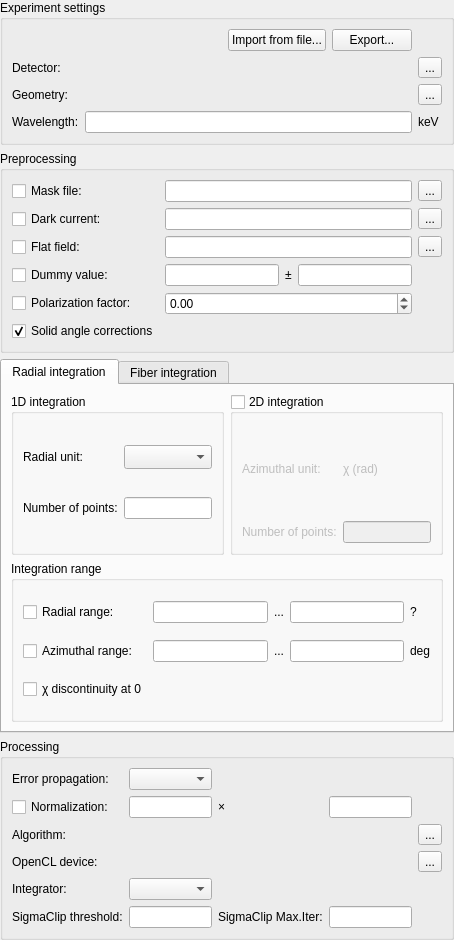
<?xml version="1.0" encoding="UTF-8"?>
<ui version="4.0">
 <class>Form</class>
 <widget class="QWidget" name="Form">
  <property name="geometry">
   <rect>
    <x>0</x>
    <y>0</y>
    <width>454</width>
    <height>940</height>
   </rect>
  </property>
  <layout class="QVBoxLayout" name="verticalLayout">
   <property name="margin">
    <number>0</number>
   </property>
   <item>
    <widget class="QGroupBox" name="groupBox">
     <property name="title">
      <string>Experiment settings</string>
     </property>
     <layout class="QGridLayout" name="gridLayout" rowstretch="0,0,0,0" columnstretch="0,1,0">
      <item row="2" column="0">
       <widget class="QLabel" name="label_7">
        <property name="text">
         <string>Geometry:</string>
        </property>
       </widget>
      </item>
      <item row="1" column="2">
       <widget class="QToolButton" name="load_detector">
        <property name="toolTip">
         <string>select spline file graphically</string>
        </property>
        <property name="text">
         <string>...</string>
        </property>
       </widget>
      </item>
      <item row="1" column="0">
       <widget class="QLabel" name="label_5">
        <property name="text">
         <string>Detector:</string>
        </property>
       </widget>
      </item>
      <item row="0" column="0" colspan="2">
       <widget class="QWidget" name="widget" native="true">
        <layout class="QHBoxLayout" name="horizontalLayout">
         <property name="margin">
          <number>0</number>
         </property>
         <item>
          <spacer name="horizontalSpacer">
           <property name="orientation">
            <enum>Qt::Horizontal</enum>
           </property>
           <property name="sizeHint" stdset="0">
            <size>
             <width>40</width>
             <height>20</height>
            </size>
           </property>
          </spacer>
         </item>
         <item>
          <widget class="QPushButton" name="file_import">
           <property name="enabled">
            <bool>true</bool>
           </property>
           <property name="sizePolicy">
            <sizepolicy hsizetype="Fixed" vsizetype="Fixed">
             <horstretch>0</horstretch>
             <verstretch>0</verstretch>
            </sizepolicy>
           </property>
           <property name="text">
            <string>Import from file...</string>
           </property>
          </widget>
         </item>
         <item>
          <widget class="QPushButton" name="poni_save">
           <property name="enabled">
            <bool>true</bool>
           </property>
           <property name="sizePolicy">
            <sizepolicy hsizetype="Fixed" vsizetype="Fixed">
             <horstretch>0</horstretch>
             <verstretch>0</verstretch>
            </sizepolicy>
           </property>
           <property name="text">
            <string>Export...</string>
           </property>
          </widget>
         </item>
        </layout>
       </widget>
      </item>
      <item row="2" column="2">
       <widget class="QToolButton" name="show_geometry">
        <property name="toolTip">
         <string>Display the geometry with different conventions</string>
        </property>
        <property name="text">
         <string>...</string>
        </property>
       </widget>
      </item>
      <item row="2" column="1">
       <widget class="GeometryLabel" name="geometry_label">
        <property name="alignment">
         <set>Qt::AlignRight|Qt::AlignTrailing|Qt::AlignVCenter</set>
        </property>
       </widget>
      </item>
      <item row="1" column="1">
       <widget class="DetectorLabel" name="detector_label">
        <property name="text">
         <string/>
        </property>
        <property name="alignment">
         <set>Qt::AlignRight|Qt::AlignTrailing|Qt::AlignVCenter</set>
        </property>
        <property name="textInteractionFlags">
         <set>Qt::LinksAccessibleByMouse|Qt::TextSelectableByMouse</set>
        </property>
       </widget>
      </item>
      <item row="3" column="2">
       <widget class="UnitLabel" name="wavelengthUnit">
        <property name="text">
         <string>keV</string>
        </property>
       </widget>
      </item>
      <item row="3" column="0">
       <widget class="QLabel" name="label_8">
        <property name="text">
         <string>Wavelength:</string>
        </property>
       </widget>
      </item>
      <item row="3" column="1">
       <widget class="QuantityEdit" name="wavelengthEdit">
        <property name="toolTip">
         <string>File containing the image of the mask</string>
        </property>
        <property name="alignment">
         <set>Qt::AlignRight|Qt::AlignTrailing|Qt::AlignVCenter</set>
        </property>
       </widget>
      </item>
     </layout>
    </widget>
   </item>
   <item>
    <widget class="QGroupBox" name="groupBox_2">
     <property name="title">
      <string>Preprocessing</string>
     </property>
     <layout class="QGridLayout" name="gridLayout_3">
      <item row="4" column="0">
       <widget class="QCheckBox" name="do_polarization">
        <property name="toolTip">
         <string>Perform polarization corrections</string>
        </property>
        <property name="text">
         <string>Polarization factor:</string>
        </property>
       </widget>
      </item>
      <item row="3" column="0">
       <widget class="QCheckBox" name="do_dummy">
        <property name="toolTip">
         <string>Perform dynamic masking</string>
        </property>
        <property name="statusTip">
         <string/>
        </property>
        <property name="text">
         <string>Dummy value:</string>
        </property>
       </widget>
      </item>
      <item row="0" column="0">
       <widget class="QCheckBox" name="do_mask">
        <property name="toolTip">
         <string>Mask-out pixels</string>
        </property>
        <property name="text">
         <string>Mask file:</string>
        </property>
       </widget>
      </item>
      <item row="3" column="1">
       <widget class="QLineEdit" name="val_dummy">
        <property name="toolTip">
         <string>Dummy value for dynamic masking</string>
        </property>
       </widget>
      </item>
      <item row="2" column="1" colspan="3">
       <widget class="FileEdit" name="flat_field">
        <property name="toolTip">
         <string>File containing the flat-field image</string>
        </property>
       </widget>
      </item>
      <item row="3" column="2">
       <widget class="QLabel" name="label">
        <property name="text">
         <string>±</string>
        </property>
       </widget>
      </item>
      <item row="1" column="4">
       <widget class="LoadImageToolButton" name="file_dark_current">
        <property name="toolTip">
         <string>Select a dark current file</string>
        </property>
        <property name="text">
         <string>...</string>
        </property>
       </widget>
      </item>
      <item row="2" column="4">
       <widget class="LoadImageToolButton" name="file_flat_field">
        <property name="toolTip">
         <string>Select a flat field file</string>
        </property>
        <property name="text">
         <string>...</string>
        </property>
       </widget>
      </item>
      <item row="2" column="0">
       <widget class="QCheckBox" name="do_flat">
        <property name="toolTip">
         <string>Perform flat field corrrections</string>
        </property>
        <property name="text">
         <string>Flat field:</string>
        </property>
       </widget>
      </item>
      <item row="1" column="0">
       <widget class="QCheckBox" name="do_dark">
        <property name="toolTip">
         <string>Perform dark current subtraction</string>
        </property>
        <property name="text">
         <string>Dark current:</string>
        </property>
       </widget>
      </item>
      <item row="0" column="4">
       <widget class="LoadImageToolButton" name="file_mask_file">
        <property name="toolTip">
         <string>Select a mask file</string>
        </property>
        <property name="text">
         <string>...</string>
        </property>
       </widget>
      </item>
      <item row="0" column="1" colspan="3">
       <widget class="FileEdit" name="mask_file">
        <property name="toolTip">
         <string>File containing the image of the mask</string>
        </property>
       </widget>
      </item>
      <item row="1" column="1" colspan="3">
       <widget class="FileEdit" name="dark_current">
        <property name="toolTip">
         <string>File containing the dark image</string>
        </property>
       </widget>
      </item>
      <item row="3" column="3">
       <widget class="QLineEdit" name="delta_dummy">
        <property name="toolTip">
         <string>Precision for dummy value</string>
        </property>
       </widget>
      </item>
      <item row="4" column="1" colspan="3">
       <widget class="QDoubleSpinBox" name="polarization_factor">
        <property name="toolTip">
         <string>Between 1 (Horizontal) and -1 (Vertical polarization), 0.9 is a good guess.</string>
        </property>
        <property name="minimum">
         <double>-1.000000000000000</double>
        </property>
        <property name="maximum">
         <double>1.000000000000000</double>
        </property>
        <property name="singleStep">
         <double>0.050000000000000</double>
        </property>
       </widget>
      </item>
      <item row="5" column="0">
       <widget class="QCheckBox" name="do_solid_angle">
        <property name="toolTip">
         <string>Correct solid angle effects</string>
        </property>
        <property name="text">
         <string>Solid angle corrections</string>
        </property>
        <property name="checked">
         <bool>true</bool>
        </property>
       </widget>
      </item>
     </layout>
    </widget>
   </item>
   <item>
    <widget class="QWidget" name="widget_2" native="true">
     <layout class="QHBoxLayout" name="horizontalLayout_2">
      <property name="margin">
       <number>0</number>
      </property>
      <item>
       <widget class="QTabWidget" name="tabWidget">
        <widget class="QWidget" name="tab_radial">
         <attribute name="title">
          <string>Radial integration</string>
         </attribute>
         <layout class="QVBoxLayout" name="radial_vbox">
          <item>
           <layout class="QHBoxLayout" name="radial_hbox_1">
            <item>
             <widget class="QGroupBox" name="do_1D">
              <property name="title">
               <string>1D integration</string>
              </property>
              <layout class="QGridLayout" name="gridLayout_8">
               <item row="2" column="0">
                <widget class="QLabel" name="label_21">
                 <property name="text">
                  <string>Number of points:</string>
                 </property>
                </widget>
               </item>
               <item row="2" column="1">
                <widget class="QLineEdit" name="nbpt_rad"/>
               </item>
               <item row="1" column="0">
                <widget class="QLabel" name="label_12">
                 <property name="text">
                  <string>Radial unit:</string>
                 </property>
                </widget>
               </item>
               <item row="1" column="1">
                <widget class="UnitSelector" name="radial_unit">
                 <property name="sizeAdjustPolicy">
                  <enum>QComboBox::AdjustToMinimumContentsLengthWithIcon</enum>
                 </property>
                </widget>
               </item>
              </layout>
             </widget>
            </item>
            <item>
             <widget class="QGroupBox" name="do_2D">
              <property name="title">
               <string>2D integration</string>
              </property>
              <property name="checkable">
               <bool>true</bool>
              </property>
              <property name="checked">
               <bool>false</bool>
              </property>
              <layout class="QGridLayout" name="gridLayout_7">
               <item row="1" column="0">
                <widget class="QLabel" name="label_20">
                 <property name="text">
                  <string>Number of points:</string>
                 </property>
                </widget>
               </item>
               <item row="0" column="0">
                <widget class="QLabel" name="label_17">
                 <property name="text">
                  <string>Azimuthal unit:</string>
                 </property>
                </widget>
               </item>
               <item row="1" column="1">
                <widget class="QLineEdit" name="nbpt_azim"/>
               </item>
               <item row="0" column="1">
                <widget class="QLabel" name="azimuthal_unit">
                 <property name="text">
                  <string>χ (rad)</string>
                 </property>
                </widget>
               </item>
              </layout>
             </widget>
            </item>
           </layout>
          </item>
          <item>
           <layout class="QHBoxLayout" name="radial_hbox_2">
            <item>
             <widget class="QGroupBox" name="groupBox_5">
              <property name="title">
               <string>Integration range</string>
              </property>
              <layout class="QGridLayout" name="gridLayout_4">
               <item row="2" column="2">
                <widget class="QLabel" name="label_9">
                 <property name="text">
                  <string>...</string>
                 </property>
                </widget>
               </item>
               <item row="2" column="3">
                <widget class="QLineEdit" name="radial_range_max">
                 <property name="toolTip">
                  <string>upper radial bound</string>
                 </property>
                </widget>
               </item>
               <item row="2" column="0">
                <widget class="QCheckBox" name="do_radial_range">
                 <property name="toolTip">
                  <string>Limit/Force the radial range</string>
                 </property>
                 <property name="text">
                  <string>Radial range:</string>
                 </property>
                </widget>
               </item>
               <item row="2" column="1">
                <widget class="QLineEdit" name="radial_range_min">
                 <property name="toolTip">
                  <string>Lower radial bound</string>
                 </property>
                </widget>
               </item>
               <item row="2" column="4">
                <widget class="QLabel" name="_radialRangeUnit">
                 <property name="text">
                  <string>?</string>
                 </property>
                </widget>
               </item>
               <item row="4" column="0">
                <widget class="QCheckBox" name="chi_discontinuity_at_0">
                 <property name="toolTip">
                  <string>if unset, the discontinuity is at 180°</string>
                 </property>
                 <property name="text">
                  <string>χ discontinuity at 0</string>
                 </property>
                </widget>
               </item>
               <item row="3" column="0">
                <widget class="QCheckBox" name="do_azimuthal_range">
                 <property name="toolTip">
                  <string>Limit/force the azimuthal range</string>
                 </property>
                 <property name="text">
                  <string>Azimuthal range:</string>
                 </property>
                </widget>
               </item>
               <item row="3" column="1">
                <widget class="QLineEdit" name="azimuth_range_min">
                 <property name="toolTip">
                  <string>Lower azimuthal bound</string>
                 </property>
                 <property name="text">
                  <string/>
                 </property>
                </widget>
               </item>
               <item row="3" column="3">
                <widget class="QLineEdit" name="azimuth_range_max">
                 <property name="toolTip">
                  <string>Upper azimuthal bound</string>
                 </property>
                </widget>
               </item>
               <item row="3" column="4">
                <widget class="QLabel" name="label_24">
                 <property name="text">
                  <string>deg</string>
                 </property>
                </widget>
               </item>
               <item row="3" column="2">
                <widget class="QLabel" name="label_10">
                 <property name="text">
                  <string>...</string>
                 </property>
                </widget>
               </item>
              </layout>
             </widget>
            </item>
           </layout>
          </item>
         </layout>
        </widget>
        <widget class="QWidget" name="tab_fiber">
         <attribute name="title">
          <string>Fiber integration</string>
         </attribute>
         <layout class="QVBoxLayout" name="fiber_vbox">
          <item>
           <layout class="QHBoxLayout" name="fiber_hbox_1">
            <item>
             <widget class="QGroupBox" name="do_1D_fiber">
              <property name="title">
               <string>1D integration</string>
              </property>
              <layout class="QGridLayout" name="gridLayout_fib_8">
               <item row="2" column="0">
                <widget class="QLabel" name="label_21_fib">
                 <property name="text">
                  <string>Number of points:</string>
                 </property>
                </widget>
               </item>
               <item row="2" column="1">
                <widget class="QLineEdit" name="nbpt_ip"/>
               </item>
               <item row="1" column="0">
                <widget class="QLabel" name="label_12_fib">
                 <property name="text">
                  <string>In-Plane unit:</string>
                 </property>
                </widget>
               </item>
               <item row="1" column="1">
                <widget class="UnitSelector" name="ip_unit">
                 <property name="sizeAdjustPolicy">
                  <enum>QComboBox::AdjustToMinimumContentsLengthWithIcon</enum>
                 </property>
                </widget>
               </item>
              </layout>
             </widget>
            </item>
            <item>
             <widget class="QGroupBox" name="do_2D_fiber">
              <property name="title">
               <string>2D integration</string>
              </property>
              <property name="checkable">
               <bool>true</bool>
              </property>
              <property name="checked">
               <bool>true</bool>
              </property>
              <layout class="QGridLayout" name="gridLayout_7_fib">
               <item row="1" column="0">
                <widget class="QLabel" name="label_20_fib">
                 <property name="text">
                  <string>Number of points:</string>
                 </property>
                </widget>
               </item>
               <item row="0" column="0">
                <widget class="QLabel" name="label_17_fib">
                 <property name="text">
                  <string>Out-of-plane unit:</string>
                 </property>
                </widget>
               </item>
               <item row="1" column="1">
                <widget class="QLineEdit" name="nbpt_oop"/>
               </item>
               <item row="0" column="1">
                <widget class="UnitSelector" name="oop_unit">
                 <property name="sizeAdjustPolicy">
                  <enum>QComboBox::AdjustToMinimumContentsLengthWithIcon</enum>
                 </property>
                </widget>
               </item>
              </layout>
             </widget>
            </item>
           </layout>
          </item>
          <item>
           <layout class="QHBoxLayout" name="fiber_hbox_2">
            <item>
             <widget class="QGroupBox" name="groupBox_5_fib">
              <property name="title">
               <string>Integration range</string>
              </property>
              <layout class="QGridLayout" name="gridLayout_4_fib">
               <item row="2" column="2">
                <widget class="QLabel" name="label_9_fib">
                 <property name="text">
                  <string>...</string>
                 </property>
                </widget>
               </item>
               <item row="2" column="3">
                <widget class="QLineEdit" name="ip_range_max">
                 <property name="toolTip">
                  <string>upper in-plane bound</string>
                 </property>
                </widget>
               </item>
               <item row="2" column="0">
                <widget class="QCheckBox" name="do_ip_range">
                 <property name="toolTip">
                  <string>Limit/Force the in-plane range</string>
                 </property>
                 <property name="text">
                  <string>In-plane range:</string>
                 </property>
                </widget>
               </item>
               <item row="2" column="1">
                <widget class="QLineEdit" name="ip_range_min">
                 <property name="toolTip">
                  <string>Lower in-plane bound</string>
                 </property>
                </widget>
               </item>
               <item row="2" column="4">
                <widget class="QLabel" name="_ipRangeUnit">
                 <property name="text">
                  <string>?</string>
                 </property>
                </widget>
               </item>
               <item row="3" column="0">
                <widget class="QCheckBox" name="do_oop_range">
                 <property name="toolTip">
                  <string>Limit/force the out-of-plane range</string>
                 </property>
                 <property name="text">
                  <string>Out-of-plane range:</string>
                 </property>
                </widget>
               </item>
               <item row="3" column="1">
                <widget class="QLineEdit" name="oop_range_min">
                 <property name="toolTip">
                  <string>Lower out-of-plane bound</string>
                 </property>
                 <property name="text">
                  <string/>
                 </property>
                </widget>
               </item>
               <item row="3" column="3">
                <widget class="QLineEdit" name="oop_range_max">
                 <property name="toolTip">
                  <string>Upper out-of-plane bound</string>
                 </property>
                </widget>
               </item>
               <item row="3" column="4">
                <widget class="QLabel" name="label_24_fib">
                 <property name="text">
                  <string>?</string>
                 </property>
                </widget>
               </item>
               <item row="3" column="2">
                <widget class="QLabel" name="label_10_fib">
                 <property name="text">
                  <string>...</string>
                 </property>
                </widget>
               </item>
              </layout>
             </widget>
            </item>
           </layout>
          </item>
          <item>
           <widget class="QCheckBox" name="vertical_integration">
            <property name="text">
             <string>Vertical Integration</string>
            </property>
            <property name="checked">
             <bool>true</bool>
            </property>
           </widget>
          </item>
         </layout>
        </widget>
       </widget>
      </item>
     </layout>
    </widget>
   </item>
   <item>
    <widget class="QGroupBox" name="groupBox_4">
     <property name="title">
      <string>Processing</string>
     </property>
     <layout class="QGridLayout" name="gridLayout_2">
      <item row="0" column="0">
       <widget class="QLabel" name="label_22">
        <property name="text">
         <string>Error propagation:</string>
        </property>
       </widget>
      </item>
      <item row="0" column="1">
        <widget class="QComboBox" name="error_model">
        </widget>
      </item>
      <item row="1" column="0">
       <widget class="QCheckBox" name="do_normalization">
        <property name="toolTip">
         <string>Perform normalization of the result of the integration, by dividing by this factor</string>
        </property>
        <property name="text">
         <string>Normalization:</string>
        </property>
       </widget>
      </item>
      <item row="1" column="1">
       <widget class="QLineEdit" name="normalization_factor">
        <property name="toolTip">
         <string>Normalization factor applied to each integration</string>
        </property>
        <property name="text">
         <string/>
        </property>
        <property name="alignment">
         <set>Qt::AlignRight|Qt::AlignTrailing|Qt::AlignVCenter</set>
        </property>
       </widget>
      </item>
      <item row="1" column="2">
       <widget class="QLabel" name="label_2">
        <property name="text">
         <string>×</string>
        </property>
       </widget>
      </item>
      <item row="1" column="3">
       <widget class="MonitorNameEdit" name="monitor_name">
        <property name="toolTip">
         <string>Monitor name to reach normalization from the header of the input data</string>
        </property>
        <property name="text">
         <string/>
        </property>
       </widget>
      </item>
      <item row="2" column="0">
       <widget class="QLabel" name="label_13">
        <property name="text">
         <string>Algorithm:</string>
        </property>
       </widget>
      </item>
      <item row="2" column="4">
       <widget class="QToolButton" name="method_config_button">
        <property name="text">
         <string>...</string>
        </property>
       </widget>
      </item>
      <item row="3" column="0">
       <widget class="QLabel" name="opencl_title">
        <property name="text">
         <string>OpenCL device:</string>
        </property>
       </widget>
      </item>
      <item row="3" column="4">
       <widget class="QToolButton" name="opencl_config_button">
        <property name="text">
         <string>...</string>
        </property>
       </widget>
      </item>
      <item row="2" column="1" colspan="3">
       <widget class="MethodLabel" name="methodLabel">
        <property name="alignment">
         <set>Qt::AlignRight|Qt::AlignTrailing|Qt::AlignVCenter</set>
        </property>
       </widget>
      </item>
      <item row="3" column="1" colspan="3">
       <widget class="OpenClDeviceLabel" name="opencl_label">
        <property name="alignment">
         <set>Qt::AlignRight|Qt::AlignTrailing|Qt::AlignVCenter</set>
        </property>
       </widget>
      </item>
      <item row="4" column="0">
       <widget class="QLabel" name="label_40">
        <property name="text">
         <string>Integrator:</string>
        </property>
       </widget>
      </item>
      <item row="4" column="1">
        <widget class="QComboBox" name="integrator_name">
        </widget>
      </item>
      <item row="5" column="0">
       <widget class="QLabel" name="label_50">
        <property name="text">
         <string>SigmaClip threshold:</string>
        </property>
       </widget>
      </item>
      <item row="5" column="1">
       <widget class="QLineEdit" name="sigmaclip_threshold">
        <property name="toolTip">
         <string>SigmaClip threshold</string>
        </property>
       </widget>
      </item>
      <item row="5" column="2">
       <widget class="QLabel" name="label_52">
        <property name="text">
         <string>SigmaClip Max.Iter:</string>
        </property>
       </widget>
      </item>
      <item row="5" column="3">
       <widget class="QLineEdit" name="sigmaclip_maxiter">
        <property name="toolTip">
         <string>SigmaClip max iter</string>
        </property>
       </widget>
      </item>
     </layout>
    </widget>
   </item>
  </layout>
 </widget>
 <customwidgets>
  <customwidget>
   <class>DetectorLabel</class>
   <extends>QLabel</extends>
   <header>pyFAI.gui.widgets.DetectorLabel</header>
  </customwidget>
  <customwidget>
   <class>QuantityEdit</class>
   <extends>QLineEdit</extends>
   <header>pyFAI.gui.widgets.QuantityEdit</header>
  </customwidget>
  <customwidget>
   <class>LoadImageToolButton</class>
   <extends>QToolButton</extends>
   <header>pyFAI.gui.widgets.LoadImageToolButton</header>
  </customwidget>
  <customwidget>
   <class>FileEdit</class>
   <extends>QLineEdit</extends>
   <header>pyFAI.gui.widgets.FileEdit</header>
  </customwidget>
  <customwidget>
   <class>UnitSelector</class>
   <extends>QComboBox</extends>
   <header>pyFAI.gui.widgets.UnitSelector</header>
  </customwidget>
  <customwidget>
   <class>MethodLabel</class>
   <extends>QLabel</extends>
   <header>pyFAI.gui.widgets.MethodLabel</header>
  </customwidget>
  <customwidget>
   <class>UnitLabel</class>
   <extends>QLabel</extends>
   <header>pyFAI.gui.widgets.UnitLabel</header>
  </customwidget>
  <customwidget>
   <class>OpenClDeviceLabel</class>
   <extends>QLabel</extends>
   <header>pyFAI.gui.widgets.OpenClDeviceLabel</header>
  </customwidget>
  <customwidget>
   <class>GeometryLabel</class>
   <extends>QLabel</extends>
   <header>pyFAI.gui.widgets.GeometryLabel</header>
  </customwidget>
  <customwidget>
   <class>MonitorNameEdit</class>
   <extends>QLineEdit</extends>
   <header>pyFAI.gui.widgets.MonitorNameEdit</header>
  </customwidget>
 </customwidgets>
 <tabstops>
  <tabstop>file_import</tabstop>
  <tabstop>poni_save</tabstop>
  <tabstop>load_detector</tabstop>
  <tabstop>show_geometry</tabstop>
  <tabstop>wavelengthEdit</tabstop>
  <tabstop>do_mask</tabstop>
  <tabstop>mask_file</tabstop>
  <tabstop>file_mask_file</tabstop>
  <tabstop>do_dark</tabstop>
  <tabstop>dark_current</tabstop>
  <tabstop>file_dark_current</tabstop>
  <tabstop>do_flat</tabstop>
  <tabstop>flat_field</tabstop>
  <tabstop>file_flat_field</tabstop>
  <tabstop>do_dummy</tabstop>
  <tabstop>val_dummy</tabstop>
  <tabstop>delta_dummy</tabstop>
  <tabstop>do_polarization</tabstop>
  <tabstop>polarization_factor</tabstop>
  <tabstop>do_solid_angle</tabstop>
  <tabstop>do_2D</tabstop>
  <tabstop>radial_unit</tabstop>
  <tabstop>nbpt_rad</tabstop>
  <tabstop>nbpt_azim</tabstop>
  <tabstop>do_radial_range</tabstop>
  <tabstop>radial_range_min</tabstop>
  <tabstop>radial_range_max</tabstop>
  <tabstop>do_azimuthal_range</tabstop>
  <tabstop>azimuth_range_min</tabstop>
  <tabstop>azimuth_range_max</tabstop>
  <tabstop>chi_discontinuity_at_0</tabstop>
  <tabstop>error_model</tabstop>
  <tabstop>do_normalization</tabstop>
  <tabstop>normalization_factor</tabstop>
  <tabstop>monitor_name</tabstop>
  <tabstop>method_config_button</tabstop>
  <tabstop>opencl_config_button</tabstop>
 </tabstops>
 <resources/>
 <connections/>
</ui>
